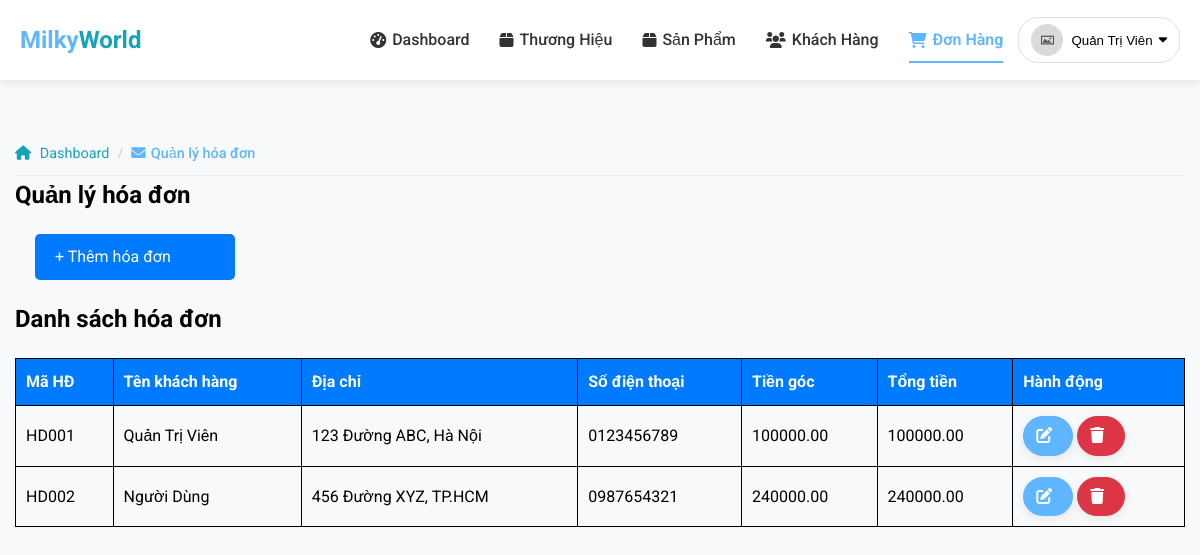
Page /admin/orders/index.php (signed in) on the committed database.
### tables this page shows
CREATE TABLE IF NOT EXISTS HoaDon (
    MaHD varchar(10) NOT NULL,
    MaKH varchar(10) NOT NULL,
    TongTien decimal(10,2) NOT NULL,
    TongTienGoc decimal(10,2) NOT NULL,
    TrangThai enum('cho_duyet', 'dang_xu_ly', 'dang_giao', 'da_giao', 'da_huy') NOT NULL DEFAULT 'cho_duyet',
    TenNguoiNhan varchar(100) NOT NULL,
    DiaChi varchar(255) NOT NULL,
    SoDienThoai varchar(20) NOT NULL,
    NgayTao datetime DEFAULT CURRENT_TIMESTAMP,
    NgayCapNhat datetime DEFAULT CURRENT_TIMESTAMP ON UPDATE CURRENT_TIMESTAMP,
    PRIMARY KEY (MaHD),
    FOREIGN KEY (MaKH) REFERENCES KhachHang(MaKH) ON DELETE CASCADE
);

CREATE TABLE IF NOT EXISTS KhachHang (
    MaKH varchar(10) NOT NULL,
    TenKH varchar(255) NOT NULL,
    Email varchar(255) NOT NULL,
    MatKhau varchar(255) NOT NULL,
    DiaChi varchar(255) DEFAULT '',
    SoDienThoai varchar(20) DEFAULT '',
    VaiTro enum('admin', 'user') NOT NULL DEFAULT 'user',
    Avatar varchar(255) DEFAULT NULL,
    TrangThai tinyint(1) NOT NULL DEFAULT 1 COMMENT '1: Hoạt động, 0: Bị khóa',
    TokenReset varchar(255) DEFAULT NULL,
    TokenExpire datetime DEFAULT NULL,
    NgayTao datetime DEFAULT CURRENT_TIMESTAMP,
    NgayCapNhat datetime DEFAULT CURRENT_TIMESTAMP ON UPDATE CURRENT_TIMESTAMP,
    PRIMARY KEY (MaKH),
    UNIQUE KEY unique_email (Email)
);

### admin/orders/index.php (the view, shortened to what this page needs)
<?php
require_once("../../layouts/admin/header.php");
$thSQL = "SELECT *, hoadon.diachi AS DiaChiHoaDon FROM hoadon
JOIN khachhang ON hoadon.MaKH = khachhang.MaKH";
$kq = mysqli_query($conn, $thSQL);
?>
<!DOCTYPE html>
<html>
<body>
    <div class="container">
        <div class="breadcrumb-container fade-in" style="animation-delay: 0.1s;">
            <ul class="breadcrumb">
                <li><a href="index.php"><i class="fas fa-home"></i> Dashboard</a></li>
                <li class="active">
                    <span><i class="fas fa-envelope"></i>Quản lý hóa đơn</span>
                </li>
            </ul>
        </div>
        <div class="main">
            <h2>Quản lý hóa đơn</h2>
            <a href="add.php" class="btnThem">+ Thêm hóa đơn</a>
        </div>
        <div class="inf">
            <h2>Danh sách hóa đơn</h2>
        </div>
        <table border="1px">
            <tr>
                <th>Mã HĐ</th>
                <th>Tên khách hàng</th>
                <th>Địa chỉ</th>
                <th>Số điện thoại</th>
                <th>Tiền góc</th>
                <th>Tổng tiền</th>
                <th>Hành động</th>
            </tr>
            <?php
            while ($row = mysqli_fetch_assoc($kq)) {
            ?>
                <tr>
                    <td><?php echo $row['MaHD']; ?></td>
                    <td><?php echo $row['TenKH']; ?></td>
                    <td><?php echo $row['DiaChiHoaDon']; ?></td>
                    <td><?php echo $row['SoDienThoai']; ?></td>
                    <td><?php echo $row['TongTienGoc']; ?></td>
                    <td><?php echo $row['TongTien']; ?></td>
                    <td>
                        <a class="btn btn-primary" href="edit.php?id=<?php echo $row['MaHD']; ?>"><i class="fas fa-edit"></i></a>
                        <a class="btn btn-danger" href="delete.php?id=<?php echo $row['MaHD']; ?>" onclick="return confirm('Bạn có chắc chắn muốn xóa hóa đơn này?')"><i class="fas fa-trash"></i></a>
                    </td>
                </tr>
            <?php
            }
            ?>
        </table>
    </div>
</body>
</html>

### assets/css/main.css (style rules this page uses)
:root { --primary-color: #60B5FF; --secondary-color: #6c757d; --accent-color: #17a2b8; --light-color: #f8f9fa; --dark-color: #343a40; --success-color: #28a745; --danger-color: #dc3545; --warning-color: #ffc107; --info-color: #17a2b8; --header-bg: #ffffff; --header-text: #333; --header-hover: #60B5FF; --footer-bg: #493D9E; --dropdown-hover: #f1f5ff; --container-padding: 15px; --section-spacing: 60px 0; --card-padding: 20px; --item-margin: 30px; --border-radius-sm: 8px; --border-radius-md: 12px; --border-radius-lg: 50px; --shadow-sm: 0 3px 10px rgba(0, 0, 0, 0.08); --shadow-md: 0 5px 15px rgba(0, 0, 0, 0.08); --shadow-lg: 0 15px 30px rgba(0, 0, 0, 0.1); }
* { box-sizing: border-box; margin: 0; padding: 0; }
body { min-height: 100vh; display: flex; flex-direction: column; font-family: 'Roboto', sans-serif; background-color: #f8f9fa; line-height: 1.6; }
.container { width: 100%; max-width: 1200px; padding-right: var(--container-padding); padding-left: var(--container-padding); margin-right: auto; margin-left: auto; }
h1, h2, h3, h4, h5, h6 { font-weight: 700; margin-bottom: 1rem; }
.btn { display: inline-block; font-weight: 500; text-align: center; text-decoration: none; vertical-align: middle; cursor: pointer; border: 1px solid transparent; padding:.375rem .75rem; font-size: 1rem; border-radius: 50px; transition: all 0.3s ease; box-shadow: var(--shadow-sm); }
.btn-danger { background-color: var(--danger-color); color: white; border-color: var(--danger-color); }
.btn-primary { background-color: var(--primary-color); color: white; border-color: var(--primary-color); }
.btn i { margin-right: 8px; }
.fade-in { opacity: 0; animation: fadeIn 0.6s ease forwards; }
.breadcrumb-container { margin-top: 20px; }
.breadcrumb { display: flex; list-style: none; padding: 10px 0; flex-wrap: wrap; border-bottom: 1px solid #e9ecef; }
.breadcrumb li { font-size: 0.9rem; color: var(--secondary-color); }
.breadcrumb li:not(:last-child):after { content: '/'; margin: 0 8px; color: #ccc; }
.breadcrumb a { color: var(--secondary-color); text-decoration: none; transition: color 0.3s ease; }
.breadcrumb i { margin-right: 5px; }
.breadcrumb .active { color: var(--primary-color); font-weight: 500; }

### assets/css/admin.css (style rules this page uses)
.btnThem { margin: 20px; padding: 10px 20px; font-size: 16px; background-color: #007bff; color: white; border: none; border-radius: 5px; text-decoration: none; display:block; width:200px; }
table { width: 100%; border-collapse: collapse; margin: 20px 0; }
table th { background-color: #007bff; color: #fff; }
table th, table td { padding: 10px; text-align: left; border: 1px solid black; }

### assets/css/layouts.css (style rules this page uses)
:root { --primary-color: #60B5FF; --secondary-color: #17a2b8; --dark-color: #343a40; --light-color: #f8f9fa; --gray-color: #6c757d; --footer-bg: #493D9E; --footer-text: rgba(255, 255, 255, 0.7); --header-bg: #ffffff; --header-text: #333; --header-hover: #60B5FF; }

### rows in the picture
hoadon: MaHD "HD001", MaKH.TenKH "Quản Trị Viên", DiaChi "123 Đường ABC, Hà Nội", MaKH.SoDienThoai "0123456789", TongTienGoc "100000.00", TongTien "100000.00"
hoadon: MaHD "HD002", MaKH.TenKH "Người Dùng", DiaChi "456 Đường XYZ, TP.HCM", MaKH.SoDienThoai "0987654321", TongTienGoc "240000.00", TongTien "240000.00"

### other values in the picture
$data['name'] "Dashboard"
$data['name'] "Thương Hiệu"
$data['name'] "Sản Phẩm"
$data['name'] "Khách Hàng"
$data['name'] "Đơn Hàng"
$user['TenKH'] "Quản Trị Viên"
